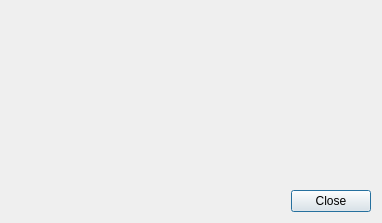
<?xml version="1.0" encoding="UTF-8"?>
<ui version="4.0">
 <class>AboutDialog</class>
 <widget class="QDialog" name="AboutDialog">
  <property name="geometry">
   <rect>
    <x>0</x>
    <y>0</y>
    <width>378</width>
    <height>223</height>
   </rect>
  </property>
  <property name="windowTitle">
   <string>About</string>
  </property>
  <layout class="QVBoxLayout" name="verticalLayout">
   <item>
    <layout class="QHBoxLayout" name="horizontalLayout">
     <item>
      <spacer name="horizontalSpacer">
       <property name="orientation">
        <enum>Qt::Horizontal</enum>
       </property>
       <property name="sizeHint" stdset="0">
        <size>
         <width>40</width>
         <height>20</height>
        </size>
       </property>
      </spacer>
     </item>
     <item>
      <widget class="QLabel" name="label">
       <property name="sizePolicy">
        <sizepolicy hsizetype="Fixed" vsizetype="Fixed">
         <horstretch>0</horstretch>
         <verstretch>0</verstretch>
        </sizepolicy>
       </property>
       <property name="minimumSize">
        <size>
         <width>64</width>
         <height>64</height>
        </size>
       </property>
       <property name="text">
        <string/>
       </property>
       <property name="pixmap">
        <pixmap resource="../../res/SkyDolly.qrc">:/img/icons/application-icon.png</pixmap>
       </property>
       <property name="alignment">
        <set>Qt::AlignCenter</set>
       </property>
      </widget>
     </item>
     <item>
      <spacer name="horizontalSpacer_2">
       <property name="orientation">
        <enum>Qt::Horizontal</enum>
       </property>
       <property name="sizeHint" stdset="0">
        <size>
         <width>40</width>
         <height>20</height>
        </size>
       </property>
      </spacer>
     </item>
    </layout>
   </item>
   <item>
    <widget class="QLabel" name="aboutLabel">
     <property name="minimumSize">
      <size>
       <width>360</width>
       <height>100</height>
      </size>
     </property>
     <property name="text">
      <string/>
     </property>
     <property name="alignment">
      <set>Qt::AlignCenter</set>
     </property>
    </widget>
   </item>
   <item>
    <widget class="QDialogButtonBox" name="buttonBox">
     <property name="orientation">
      <enum>Qt::Horizontal</enum>
     </property>
     <property name="standardButtons">
      <set>QDialogButtonBox::Close</set>
     </property>
    </widget>
   </item>
  </layout>
 </widget>
 <resources>
  <include location="../../res/SkyDolly.qrc"/>
 </resources>
 <connections>
  <connection>
   <sender>buttonBox</sender>
   <signal>accepted()</signal>
   <receiver>AboutDialog</receiver>
   <slot>accept()</slot>
   <hints>
    <hint type="sourcelabel">
     <x>248</x>
     <y>254</y>
    </hint>
    <hint type="destinationlabel">
     <x>157</x>
     <y>274</y>
    </hint>
   </hints>
  </connection>
  <connection>
   <sender>buttonBox</sender>
   <signal>rejected()</signal>
   <receiver>AboutDialog</receiver>
   <slot>reject()</slot>
   <hints>
    <hint type="sourcelabel">
     <x>316</x>
     <y>260</y>
    </hint>
    <hint type="destinationlabel">
     <x>286</x>
     <y>274</y>
    </hint>
   </hints>
  </connection>
 </connections>
</ui>
